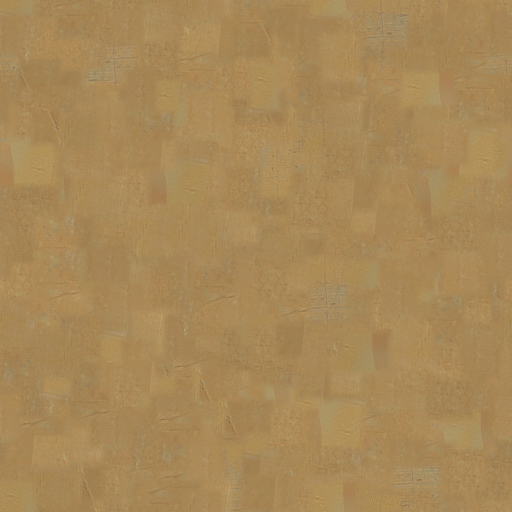
#> input picture tools/art/explorer_proto/pappe_miniatur_v2/scans/kraft_foto_albedo.jpg, 1024 x 1024 px, given in place of cardboard_box_01_diff_1k.jpg, which was not available (shown at 1/2 size)
$ python pappe_scan.py ../pappe_miniatur_v2/scans/kraft_foto_albedo.jpg ../pappe_miniatur_v2/scans/kraft_foto_normal.jpg
#> lines starting #> are read from the running program, lines starting #| are printed output that depends on the picture; long printed decimals are rounded; pictures that were not available may be replaced by others from this repository, and a replacement may not be noted
# Foto-Ebene fuer Richtung J v2 "Pappmodell Amsterdam" (Art Director, 04.10.2026). NICHT Spielcode.
#
# Baut aus ECHTEN, frei lizenzierten Fotoscans (CC0, Quellen siehe docs/art/lizenzen.md) die
# Texturen, die im Prototyp ueber der prozeduralen Pappe liegen. Die Originale liegen NICHT im Repo;
# eingecheckt sind nur die hier erzeugten Ableitungen in pappe_miniatur_v2/scans/.
#
# Aufruf:
#   python3 pappe_scan.py <quellordner> <zielordner>
# Erwartet im Quellordner (Dateinamen wie beim Anbieter):
#   cardboard_box_01_diff_1k.jpg, cardboard_box_01_nor_gl_1k.jpg, cardboard_box_01_arm_1k.jpg
#       Poly Haven "Cardboard Box 01" (Rahul Chaudhary), CC0 – https://polyhaven.com/a/cardboard_box_01
#   Wood095_diffuse.jpg, Wood095_normal.jpg, Wood095_roughness.jpg
#       ambientCG "Wood095" (Lennart Demes), CC0 – https://ambientcg.com/view?id=Wood095
#   photo_studio_loft_hall_2k.hdr, comfy_cafe_2k.hdr, studio_small_05_1k.hdr
#       Poly Haven HDRIs, CC0 – https://polyhaven.com/hdris
#
# Schreibt:
#   kraft_foto_albedo.jpg / _normal.jpg / _rough.jpg   1024 px, kachelbar: Patchwork ("Texture
#       Bombing") aus sauberen Flaechen des Karton-Scans – echte Flecken, Knicke, Abrieb, Farbstreuung.
#       Die Grossbeleuchtung des Scans wird herausgerechnet (Division durch starke Unschaerfe).
#   tape_foto_albedo.jpg / _normal.jpg                  512x128, Klebeband-Streifen aus dem Scan
#       (Band ueber Karton, laengs kachelbar).
#   holz_albedo.jpg / _normal.jpg / _rough.jpg          Tischplatte (Wood095, unveraendert, 1024x512).
#   hdri_tag/warm/studio.hdr                            1024x512 Umgebungen (2K-Dateien halbiert).
import os, sys, math
import numpy as np
from PIL import Image, ImageFilter

SRC, OUT = sys.argv[1], sys.argv[2]
os.makedirs(OUT, exist_ok=True)
rs = np.random.RandomState(1675)

def load(n):
#> called with n = 'cardboard_box_01_diff_1k.jpg'
    return np.asarray(Image.open(os.path.join(SRC, n)).convert("RGB")).astype(np.float32) / 255.0

def rot45(a):
    """Atlas des Scans liegt diagonal: 45 Grad gegen den Uhrzeigersinn drehen (wie PIL rotate)."""
    im = Image.fromarray((np.clip(a, 0, 1) * 255 + 0.5).astype(np.uint8))
#> im is the input picture: PIL image 1024x1024 RGB; mean R, G, B 167.5, 136.1, 87.4
    return np.asarray(im.rotate(45, resample=Image.BICUBIC, expand=True)).astype(np.float32) / 255.0
#> returned value: shape (1450, 1450, 3) float32
#> call 2 of load, with n = 'cardboard_box_01_nor_gl_1k.jpg'
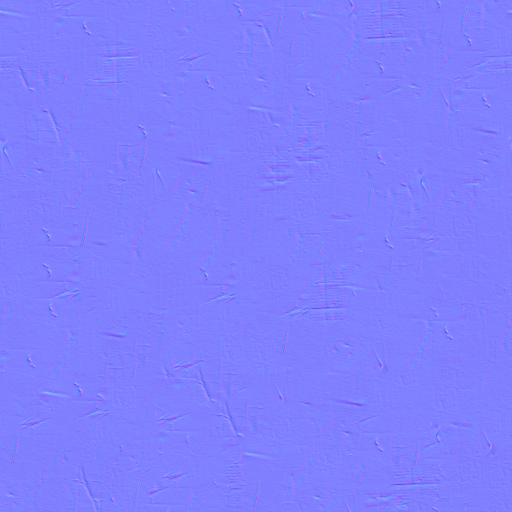
#> input picture tools/art/explorer_proto/pappe_miniatur_v2/scans/kraft_foto_normal.jpg, 1024 x 1024 px, given in place of cardboard_box_01_nor_gl_1k.jpg, which was not available (shown at 1/2 size)

def rot_normal(n, deg):
    """Normalmap-Bild drehen: auch die XY-Vektoren mitdrehen (OpenGL, Y+ = oben)."""
#> called with deg = 45
    r = rot45(n)
#> in rot45, im is the input picture: PIL image 1024x1024 RGB; mean R, G, B 127.5, 127.5, 254
    v = r * 2.0 - 1.0
    c, s = math.cos(math.radians(deg)), math.sin(math.radians(deg))
    x = v[..., 0] * c - v[..., 1] * s
    y = v[..., 0] * s + v[..., 1] * c
    out = np.stack([x, y, v[..., 2]], -1)
    out /= np.linalg.norm(out, axis=-1, keepdims=True) + 1e-6
    return out * 0.5 + 0.5

def blur(a, r):
#> called with r = 45
    from scipy.ndimage import gaussian_filter
    return np.stack([gaussian_filter(a[..., k], r, mode="nearest") for k in range(a.shape[2])], -1)
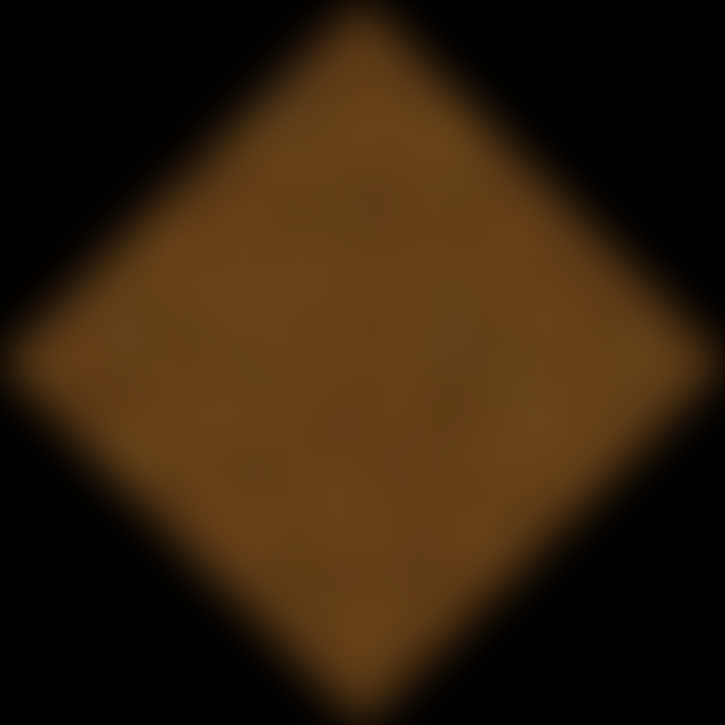
#> returned value: shape (1450, 1450, 3) float32 (shown at 1/2 size); mean of channels 0, 1, 2 0.196, 0.124, 0.0468; drawn as R, G, B

def save(a, name, q=92):
    im = Image.fromarray((np.clip(a, 0, 1) * 255 + 0.5).astype(np.uint8))
    if name.endswith(".jpg"):
        im.save(os.path.join(OUT, name), quality=q, subsampling=0)
    else:
        im.save(os.path.join(OUT, name))

# ------------------------------------------------------------------ Karton-Scan
diff = rot45(load("cardboard_box_01_diff_1k.jpg"))
nor = rot_normal(load("cardboard_box_01_nor_gl_1k.jpg"), 45.0)
arm = rot45(load("cardboard_box_01_arm_1k.jpg"))

# Beleuchtung/Grossverlauf des Scans herausrechnen, Detail und Farbe behalten
lin = diff ** 2.2
low = blur(lin, 45)
mean = lin[590:690, 1005:1240].reshape(-1, 3).mean(0)
#> mean = [0.397, 0.25, 0.0934]
flat = lin / np.maximum(low, 1e-3) * mean
flat = 0.75 * flat + 0.25 * lin * (mean / np.maximum(low.reshape(-1, 3).mean(0), 1e-3))

# Saubere Flaechen im gedrehten Atlas (x0, y0, x1, y1), Gewicht. Ohne Schrift, Symbole, Risse.
PATCHES = [
    ((1005, 585, 1115, 695), 2.0),   # rechte Seitenwand oben, links der weissen Kante
    ((1132, 585, 1240, 695), 2.0),   # ... rechts davon
    ((1005, 790, 1115, 905), 2.0),   # rechte Seitenwand unten
    ((1132, 790, 1240, 905), 2.0),
    ((740, 312, 845, 430), 1.5),     # Deckelklappe, Knicke
    ((925, 312, 1015, 430), 1.0),
    ((745, 458, 1010, 545), 2.0),    # Klappe mit Knickfalten
    ((830, 935, 970, 1050), 1.2),    # untere Klappe
    ((195, 560, 315, 870), 0.8),     # abgegriffene Flanke (grauer, Abrieb)
]
TAPE = [(605, 697, 722, 778), (872, 697, 995, 778)]

N = 1024
alb = np.zeros((N, N, 3), np.float32) + mean
nrm = np.zeros((N, N, 3), np.float32) + np.array([0.5, 0.5, 1.0])
rgh = np.zeros((N, N), np.float32) + 0.85
cov = np.zeros((N, N), np.float32)
wsum = sum(w for _, w in PATCHES)

def feather(h, w, f):
    y = np.minimum(np.arange(h), np.arange(h)[::-1])[:, None]
    x = np.minimum(np.arange(w), np.arange(w)[::-1])[None, :]
    return np.clip(np.minimum(x, y) / f, 0, 1) ** 1.5

for it in range(420):
    pick = rs.rand() * wsum
    for (box, w) in PATCHES:
        pick -= w
        if pick <= 0:
            break
    x0, y0, x1, y1 = box
    pw = min(x1 - x0, rs.randint(80, 160))
    ph = min(y1 - y0, rs.randint(80, 160))
    sx = rs.randint(x0, x1 - pw + 1)
    sy = rs.randint(y0, y1 - ph + 1)
    pa = flat[sy:sy + ph, sx:sx + pw].copy()
    pn = nor[sy:sy + ph, sx:sx + pw].copy()
    pr = arm[sy:sy + ph, sx:sx + pw, 1].copy()
    if rs.rand() < 0.5:   # 180 Grad (Wellenrichtung bleibt senkrecht)
        pa = pa[::-1, ::-1]; pr = pr[::-1, ::-1]
        pn = pn[::-1, ::-1].copy(); pn[..., 0] = 1.0 - pn[..., 0]; pn[..., 1] = 1.0 - pn[..., 1]
    # Patches auf den Gesamtmittelwert ziehen (sonst Flickenteppich), Rest Streuung behalten
    pm = pa.reshape(-1, 3).mean(0)
    pa = pa * (0.55 + 0.45 * (mean / np.maximum(pm, 1e-4))) / (0.55 + 0.45)
    pa *= 0.93 + 0.14 * rs.rand()
    m = feather(ph, pw, 18.0)
    # bevorzugt dort setzen, wo noch wenig bedeckt ist
    best = None
    for _ in range(6):
        tx, ty = rs.randint(0, N), rs.randint(0, N)
        ys = (np.arange(ph) + ty) % N
        xs = (np.arange(pw) + tx) % N
        c = cov[np.ix_(ys, xs)].mean()
        if best is None or c < best[0]:
            best = (c, ys, xs)
    _, ys, xs = best
    ix = np.ix_(ys, xs)
    mm = m[..., None]
    alb[ix] = alb[ix] * (1 - mm) + pa * mm
    nrm[ix] = nrm[ix] * (1 - mm) + pn * mm
    rgh[ix] = rgh[ix] * (1 - m) + pr * m
    cov[ix] = np.maximum(cov[ix], m)
#> this loop made 420 passes
#> pm on passes 1 to 3: [0.508, 0.318, 0.118], [0.515, 0.329, 0.122], [0.488, 0.305, 0.113]
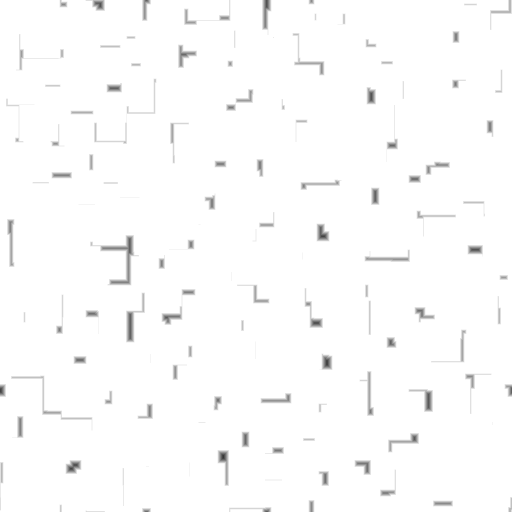
#> cov: shape (1024, 1024) float32 (shown at 1/2 size); min 0.192, max 1, mean 0.988
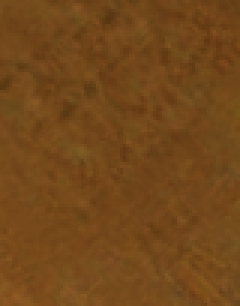
#> pa: shape (102, 80, 3) float32 (shown 3 times larger); mean of channels 0, 1, 2 0.452, 0.284, 0.106; drawn as R, G, B
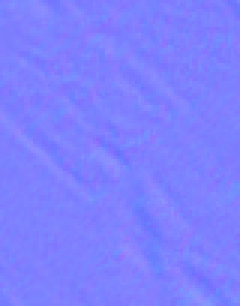
#> pn: shape (102, 80, 3) float32 (shown 3 times larger); mean of channels 0, 1, 2 0.496, 0.506, 0.999; drawn as R, G, B

nv = nrm * 2 - 1
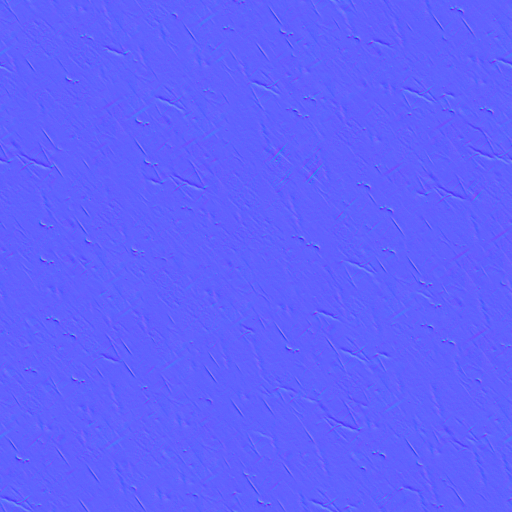
#> nv: shape (1024, 1024, 3) float64 (shown at 1/2 size); mean of channels 0, 1, 2 -0.00013, 8.28e-05, 0.997; drawn with min black and max white
nv /= np.linalg.norm(nv, axis=-1, keepdims=True) + 1e-6
save(np.clip(alb, 0, 1) ** (1 / 2.2), "kraft_foto_albedo.jpg")
save(nv * 0.5 + 0.5, "kraft_foto_normal.jpg", 95)
save(np.repeat(rgh[..., None], 3, -1), "kraft_foto_rough.jpg")
print("kraft mean sRGB", (mean ** (1 / 2.2) * 255).astype(int), "coverage", float((cov > 0.5).mean()))
#| kraft mean sRGB [167 135  86] coverage 0.9966

# ------------------------------------------------------------------ Klebeband-Streifen
parts_a, parts_n = [], []
for (x0, y0, x1, y1) in TAPE:
    parts_a.append(diff[y0:y1, x0:x1])
    parts_n.append(nor[y0:y1, x0:x1])
#> after the loop, parts_a = 2 items; parts_n = 2 items
ta = np.concatenate(parts_a, 1)
tn = np.concatenate(parts_n, 1)
th, tw = ta.shape[:2]
#> th = 81; tw = 240
# laengs kachelbar: Enden ueberblenden
ov = 40
blend = np.linspace(0, 1, ov)[None, :, None]
ta2 = ta[:, ov:].copy(); tn2 = tn[:, ov:].copy()
ta2[:, -ov:] = ta[:, -ov:] * (1 - blend) + ta[:, :ov] * blend
#> ta2: shape (81, 200, 3) float32; mean of channels 0, 1, 2 0.653, 0.533, 0.346
tn2[:, -ov:] = tn[:, -ov:] * (1 - blend) + tn[:, :ov] * blend
#> tn2: shape (81, 200, 3) float32; mean of channels 0, 1, 2 0.5, 0.496, 0.999
ti = Image.fromarray((np.clip(ta2, 0, 1) * 255).astype(np.uint8)).resize((512, 128), Image.LANCZOS)
tni = Image.fromarray((np.clip(tn2, 0, 1) * 255).astype(np.uint8)).resize((512, 128), Image.LANCZOS)
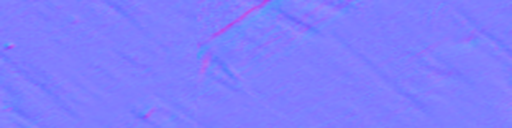
#> tni: PIL image 512x128 RGB; mean R, G, B 127, 125.9, 253.8
ti.save(os.path.join(OUT, "tape_foto_albedo.jpg"), quality=92)
tni.save(os.path.join(OUT, "tape_foto_normal.jpg"), quality=95)

# ------------------------------------------------------------------ Holz (Tischplatte)
for n, o in [("Wood095_diffuse.jpg", "holz_albedo.jpg"), ("Wood095_normal.jpg", "holz_normal.jpg"), ("Wood095_roughness.jpg", "holz_rough.jpg")]:
#> (the run stopped early here; a loop or call above may not have finished)
